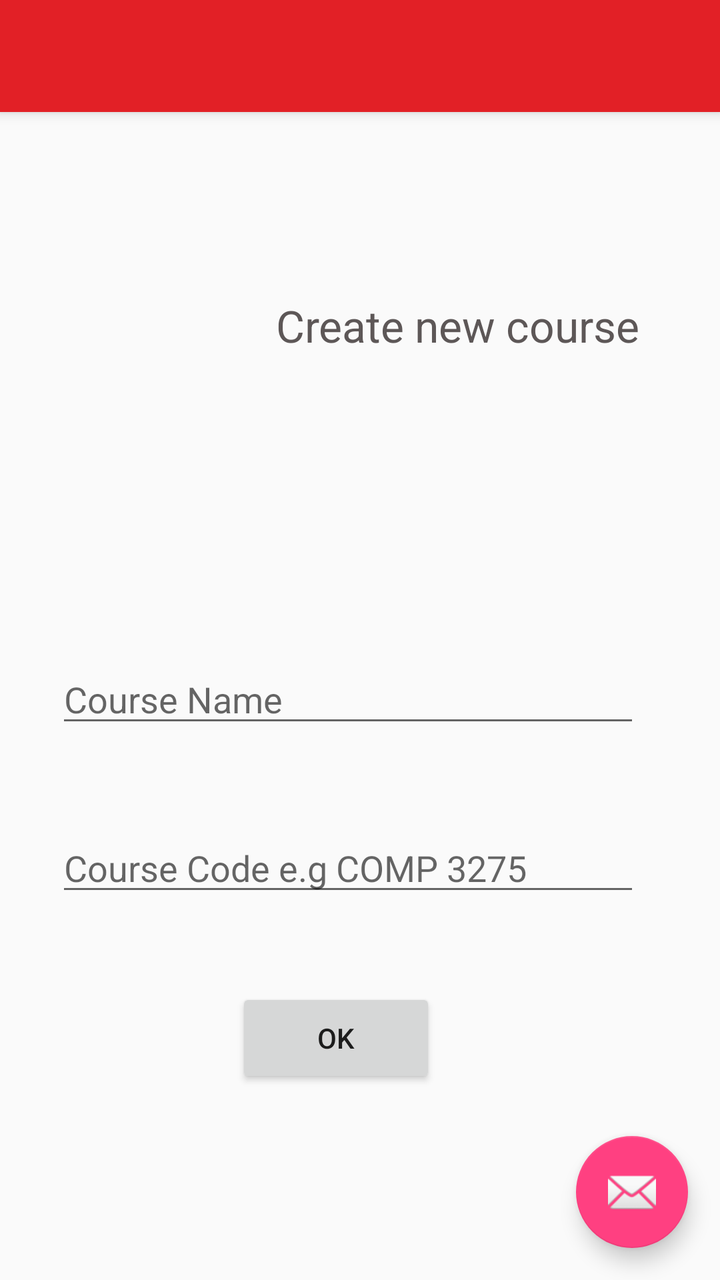
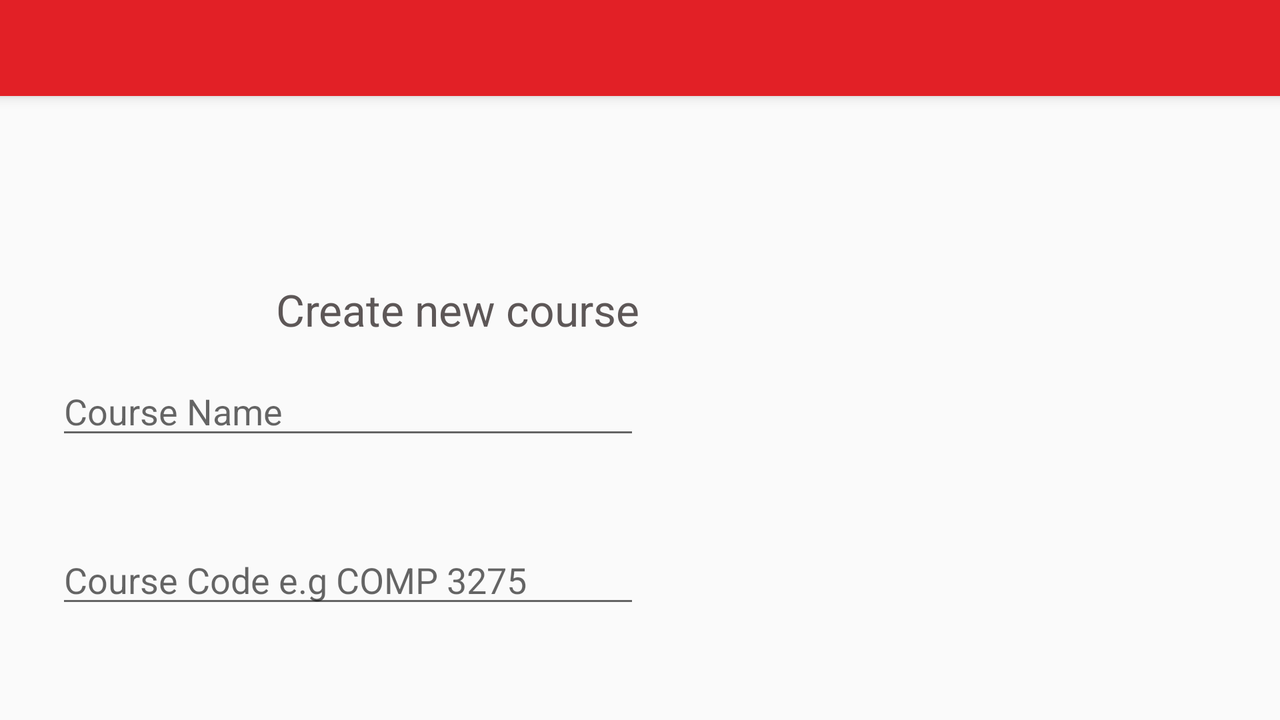

Two renders of one Android screen. The first uses the default layout on a phone; the second uses the alternative layout the repository ships for a different screen configuration, on a matching device. The two XML files are below.
<!-- AndroidManifest.xml: application theme AppTheme -->
<!-- res/layout/activity_setup.xml -->
<?xml version="1.0" encoding="utf-8"?>
<android.support.design.widget.CoordinatorLayout xmlns:android="http://schemas.android.com/apk/res/android"
    xmlns:app="http://schemas.android.com/apk/res-auto"
    xmlns:tools="http://schemas.android.com/tools"
    android:layout_width="match_parent"
    android:layout_height="match_parent"
    android:fitsSystemWindows="true"
    tools:context="edu.uwi.sta.idrollcapture.Setup">

    <android.support.design.widget.AppBarLayout
        android:layout_width="match_parent"
        android:layout_height="wrap_content"
        android:theme="@style/AppTheme.AppBarOverlay">

        <android.support.v7.widget.Toolbar
            android:id="@+id/toolbar"
            android:layout_width="match_parent"
            android:layout_height="?attr/actionBarSize"
            android:background="?attr/colorPrimary"
            app:popupTheme="@style/AppTheme.PopupOverlay" />

    </android.support.design.widget.AppBarLayout>

    <include layout="@layout/content_setup" />

    <android.support.design.widget.FloatingActionButton
        android:id="@+id/fab"
        android:layout_width="wrap_content"
        android:layout_height="wrap_content"
        android:layout_gravity="bottom|end"
        android:layout_margin="@dimen/fab_margin"
        android:src="@android:drawable/ic_dialog_email" />

</android.support.design.widget.CoordinatorLayout>
<!-- res/layout/content_setup.xml (included above) -->
<?xml version="1.0" encoding="utf-8"?>
<RelativeLayout xmlns:android="http://schemas.android.com/apk/res/android"
    xmlns:app="http://schemas.android.com/apk/res-auto"
    xmlns:tools="http://schemas.android.com/tools"
    android:layout_width="match_parent"
    android:layout_height="match_parent"
    android:paddingBottom="@dimen/activity_vertical_margin"
    android:paddingLeft="@dimen/activity_horizontal_margin"
    android:paddingRight="@dimen/activity_horizontal_margin"
    android:paddingTop="@dimen/activity_vertical_margin"
    app:layout_behavior="@string/appbar_scrolling_view_behavior"
    tools:context="edu.uwi.sta.idrollcapture.Setup"
    tools:showIn="@layout/activity_setup">

    <ImageView
        android:layout_width="90dp"
        android:layout_height="90dp"
        android:id="@+id/imageView6"
        android:src="@drawable/create"
        android:layout_marginTop="49dp"
        android:layout_alignParentLeft="true"
        android:layout_alignParentStart="true"
        android:layout_marginLeft="20dp" />

    <TextView
        android:layout_width="wrap_content"
        android:layout_height="wrap_content"
        android:textAppearance="?android:attr/textAppearanceLarge"
        android:text="Create new course"
        android:id="@+id/textView8"
        android:textColor="#5d5757"
        android:singleLine="true"
        android:layout_alignTop="@+id/imageView6"
        android:layout_toRightOf="@+id/imageView6"
        android:layout_toEndOf="@+id/imageView6"
        android:layout_marginTop="35dp"
        android:layout_marginLeft="20dp" />

    <Button
        android:layout_width="100dp"
        android:layout_height="50dp"
        android:text="OK"
        android:id="@+id/btn_save"
        android:layout_marginTop="41dp"
        android:clickable="true"
        android:layout_below="@+id/code_editText"
        android:layout_toRightOf="@+id/imageView6"
        android:layout_toEndOf="@+id/imageView6" />

    <EditText
        android:layout_width="wrap_content"
        android:layout_height="wrap_content"
        android:id="@+id/name_editText"
        android:hint="Course Name"
        android:layout_centerVertical="true"
        android:layout_alignRight="@+id/textView8"
        android:layout_alignEnd="@+id/textView8"
        android:layout_alignLeft="@+id/imageView6"
        android:layout_alignStart="@+id/imageView6"
        android:capitalize="none" />

    <EditText
        android:layout_width="wrap_content"
        android:layout_height="wrap_content"
        android:id="@+id/code_editText"
        android:hint="Course Code e.g COMP 3275"
        android:layout_below="@+id/name_editText"
        android:layout_alignLeft="@+id/name_editText"
        android:layout_alignStart="@+id/name_editText"
        android:layout_marginTop="43dp"
        android:layout_alignRight="@+id/name_editText"
        android:layout_alignEnd="@+id/name_editText"
        android:capitalize="characters" />

</RelativeLayout>
<!-- resources referenced by this layout -->
<resources>
  <dimen name="activity_horizontal_margin">8dp</dimen>
  <dimen name="activity_vertical_margin">8dp</dimen>
  <dimen name="fab_margin">16dp</dimen>
  <style name="AppTheme.AppBarOverlay" parent="ThemeOverlay.AppCompat.Dark.ActionBar" />
  <style name="AppTheme.PopupOverlay" parent="ThemeOverlay.AppCompat.Light" />
  <style name="AppTheme" parent="Theme.AppCompat.Light.DarkActionBar">
          
          <item name="colorPrimary">@color/colorPrimary</item>
          <item name="colorPrimaryDark">@color/colorPrimaryDark</item>
          <item name="colorAccent">@color/colorAccent</item>
      </style>
  <color name="colorPrimary">#e22026</color>
  <color name="colorPrimaryDark">#303F9F</color>
  <color name="colorAccent">#FF4081</color>
</resources>
<!-- res/layout-land/activity_setup.xml (the repository's variant of the layout above) -->
<!-- drawn on the phone turned sideways -->
<?xml version="1.0" encoding="utf-8"?>
<android.support.design.widget.CoordinatorLayout xmlns:android="http://schemas.android.com/apk/res/android"
    xmlns:app="http://schemas.android.com/apk/res-auto"
    xmlns:tools="http://schemas.android.com/tools"
    android:layout_width="match_parent"
    android:layout_height="match_parent"
    android:fitsSystemWindows="true"
    tools:context="edu.uwi.sta.idrollcapture.Setup">

    <android.support.design.widget.AppBarLayout
        android:layout_width="match_parent"
        android:layout_height="wrap_content"
        android:theme="@style/AppTheme.AppBarOverlay">

        <android.support.v7.widget.Toolbar
            android:id="@+id/toolbar"
            android:layout_width="match_parent"
            android:layout_height="?attr/actionBarSize"
            android:background="?attr/colorPrimary"
            app:popupTheme="@style/AppTheme.PopupOverlay" />

    </android.support.design.widget.AppBarLayout>

    <include layout="@layout/content_setup" />

    
        
        
        
        
        
        

</android.support.design.widget.CoordinatorLayout>
<!-- res/layout/activity_setup.xml (included above) -->
<?xml version="1.0" encoding="utf-8"?>
<android.support.design.widget.CoordinatorLayout xmlns:android="http://schemas.android.com/apk/res/android"
    xmlns:app="http://schemas.android.com/apk/res-auto"
    xmlns:tools="http://schemas.android.com/tools"
    android:layout_width="match_parent"
    android:layout_height="match_parent"
    android:fitsSystemWindows="true"
    tools:context="edu.uwi.sta.idrollcapture.Setup">

    <android.support.design.widget.AppBarLayout
        android:layout_width="match_parent"
        android:layout_height="wrap_content"
        android:theme="@style/AppTheme.AppBarOverlay">

        <android.support.v7.widget.Toolbar
            android:id="@+id/toolbar"
            android:layout_width="match_parent"
            android:layout_height="?attr/actionBarSize"
            android:background="?attr/colorPrimary"
            app:popupTheme="@style/AppTheme.PopupOverlay" />

    </android.support.design.widget.AppBarLayout>

    <include layout="@layout/content_setup" />

    <android.support.design.widget.FloatingActionButton
        android:id="@+id/fab"
        android:layout_width="wrap_content"
        android:layout_height="wrap_content"
        android:layout_gravity="bottom|end"
        android:layout_margin="@dimen/fab_margin"
        android:src="@android:drawable/ic_dialog_email" />

</android.support.design.widget.CoordinatorLayout>
